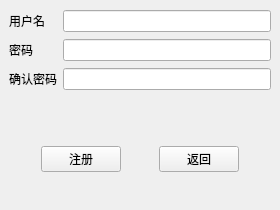
<?xml version="1.0" encoding="UTF-8"?>
<ui version="4.0">
 <class>Register</class>
 <widget class="QWidget" name="Register">
  <property name="geometry">
   <rect>
    <x>0</x>
    <y>0</y>
    <width>280</width>
    <height>210</height>
   </rect>
  </property>
  <property name="minimumSize">
   <size>
    <width>280</width>
    <height>210</height>
   </size>
  </property>
  <property name="maximumSize">
   <size>
    <width>280</width>
    <height>210</height>
   </size>
  </property>
  <property name="windowTitle">
   <string>注册</string>
  </property>
  <widget class="QWidget" name="widget_3" native="true">
   <property name="geometry">
    <rect>
     <x>0</x>
     <y>0</y>
     <width>280</width>
     <height>210</height>
    </rect>
   </property>
   <layout class="QVBoxLayout" name="verticalLayout">
    <item>
     <widget class="QWidget" name="widget" native="true">
      <layout class="QGridLayout" name="gridLayout">
       <item row="5" column="0">
        <widget class="QLabel" name="label_5">
         <property name="text">
          <string>确认密码</string>
         </property>
        </widget>
       </item>
       <item row="4" column="0">
        <widget class="QLabel" name="label_4">
         <property name="text">
          <string>密码</string>
         </property>
        </widget>
       </item>
       <item row="3" column="0">
        <widget class="QLabel" name="label">
         <property name="text">
          <string>用户名</string>
         </property>
        </widget>
       </item>
       <item row="5" column="1">
        <widget class="QLineEdit" name="lePassword2">
         <property name="sizePolicy">
          <sizepolicy hsizetype="Expanding" vsizetype="Fixed">
           <horstretch>0</horstretch>
           <verstretch>0</verstretch>
          </sizepolicy>
         </property>
         <property name="echoMode">
          <enum>QLineEdit::Password</enum>
         </property>
        </widget>
       </item>
       <item row="4" column="1">
        <widget class="QLineEdit" name="lePassword1">
         <property name="echoMode">
          <enum>QLineEdit::Password</enum>
         </property>
        </widget>
       </item>
       <item row="3" column="1">
        <widget class="QLineEdit" name="leAccount">
         <property name="echoMode">
          <enum>QLineEdit::Normal</enum>
         </property>
        </widget>
       </item>
      </layout>
     </widget>
    </item>
    <item>
     <widget class="QWidget" name="widget_2" native="true">
      <layout class="QHBoxLayout" name="horizontalLayout">
       <item>
        <spacer name="horizontalSpacer">
         <property name="orientation">
          <enum>Qt::Horizontal</enum>
         </property>
         <property name="sizeHint" stdset="0">
          <size>
           <width>40</width>
           <height>20</height>
          </size>
         </property>
        </spacer>
       </item>
       <item>
        <widget class="QPushButton" name="pbRegister">
         <property name="text">
          <string>注册</string>
         </property>
        </widget>
       </item>
       <item>
        <spacer name="horizontalSpacer_2">
         <property name="orientation">
          <enum>Qt::Horizontal</enum>
         </property>
         <property name="sizeHint" stdset="0">
          <size>
           <width>40</width>
           <height>20</height>
          </size>
         </property>
        </spacer>
       </item>
       <item>
        <widget class="QPushButton" name="pbBack">
         <property name="text">
          <string>返回</string>
         </property>
        </widget>
       </item>
       <item>
        <spacer name="horizontalSpacer_3">
         <property name="orientation">
          <enum>Qt::Horizontal</enum>
         </property>
         <property name="sizeHint" stdset="0">
          <size>
           <width>40</width>
           <height>20</height>
          </size>
         </property>
        </spacer>
       </item>
      </layout>
     </widget>
    </item>
   </layout>
  </widget>
 </widget>
 <tabstops>
  <tabstop>leAccount</tabstop>
  <tabstop>lePassword1</tabstop>
  <tabstop>lePassword2</tabstop>
  <tabstop>pbRegister</tabstop>
  <tabstop>pbBack</tabstop>
 </tabstops>
 <resources/>
 <connections/>
</ui>
